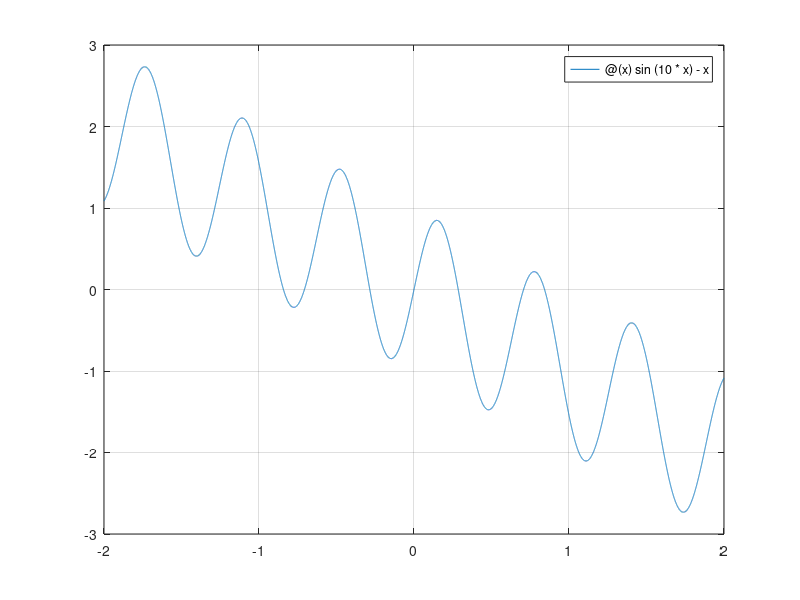

Reproduce this figure in MATLAB. (Note: this script raises an error after producing the figure.)
f = @(x) sin(10*x) - x;
%(a)
fplot(f, [-2,2]);
grid on
% Function has 7 zeros
matlab2tikz('hw5_02_plot.tikz', 'height','\figureheight','width', '\figurewidth');

%(b)
intervals = -1*(7*pi/20):(pi/10):(7*pi/20);
r = [];
for j = 1:(size(intervals,2) - 1)
		v = bisection(f, intervals(j), intervals(j+1),eps);
		r = [v;r];
end

r
%r =
%
%   8.4232e-01
%   7.0682e-01
%   2.8523e-01
%  -6.9757e-17
%  -2.8523e-01
%  -7.0682e-01
%  -8.4232e-01

